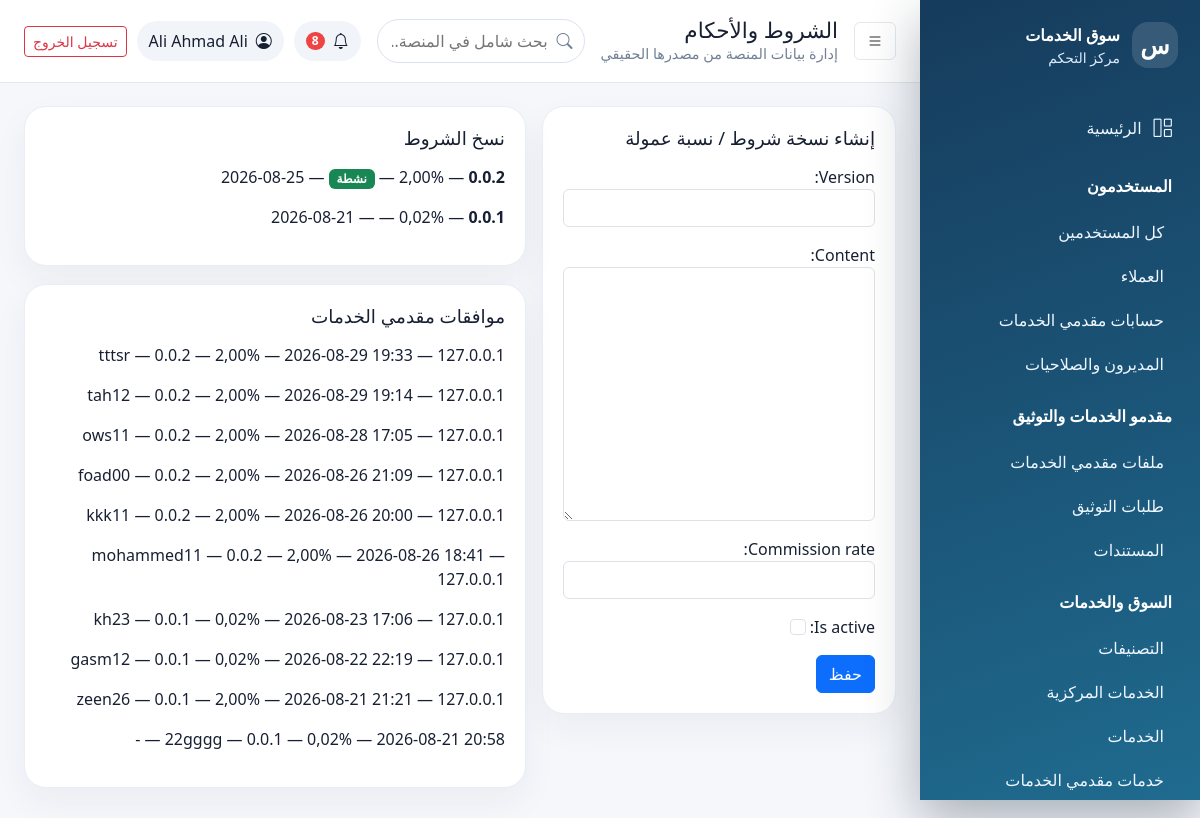
Screenshot of /dashboard/terms/ (signed in) with the database file from the repository.
### apps/accounts/models.py (models this page shows, shortened)
class User(AbstractUser):
    ROLE_CHOICES = (
        ('customer', 'عميل'),
        ('provider', 'مقدم خدمة'),
        ('admin', 'مدير'),
        ('super_admin', 'مدير عام'),
    )
    email = models.EmailField('البريد الإلكتروني', unique=True)
    role = models.CharField('الدور', max_length=20, choices=ROLE_CHOICES, default='customer')
    phone = models.CharField('رقم الجوال', max_length=20, blank=True)
    city = models.CharField('المدينة', max_length=100, blank=True)
    location_city = models.ForeignKey('core.City', on_delete=models.SET_NULL, null=True, blank=True, related_name='users', verbose_name='المدينة المختارة')
    location_district = models.ForeignKey('core.District', on_delete=models.SET_NULL, null=True, blank=True, related_name='users', verbose_name='المديرية المختارة')
    is_verified = models.BooleanField('حساب موثق', default=False)
    is_active = models.BooleanField('حساب نشط', default=True)
    created_at = models.DateTimeField('تاريخ الإنشاء', auto_now_add=True)
    updated_at = models.DateTimeField('تاريخ التحديث', auto_now=True)
    USERNAME_FIELD = 'username'
    REQUIRED_FIELDS = ['email']
    class Meta:
        verbose_name = 'مستخدم'
        verbose_name_plural = 'المستخدمون'
        ordering = ['-created_at']

### apps/core/models.py (models this page shows, shortened)
class TermsAndConditions(models.Model):
    version=models.CharField(max_length=30, unique=True)
    content=models.TextField()
    commission_rate=models.DecimalField(max_digits=5, decimal_places=2, validators=[MinValueValidator(0), MaxValueValidator(100)])
    is_active=models.BooleanField(default=False, db_index=True)
    published_at=models.DateTimeField(null=True, blank=True)
    created_at=models.DateTimeField(auto_now_add=True)
    class Meta:
        verbose_name='شروط وأحكام'; verbose_name_plural='الشروط والأحكام'
        permissions=[('manage_terms','Can manage terms')]

class TermsAcceptance(models.Model):
    user=models.ForeignKey(settings.AUTH_USER_MODEL,on_delete=models.CASCADE,related_name='terms_acceptances')
    terms=models.ForeignKey(TermsAndConditions,on_delete=models.PROTECT,related_name='acceptances')
    commission_rate=models.DecimalField(max_digits=5, decimal_places=2)
    accepted_at=models.DateTimeField(auto_now_add=True)
    ip_address=models.GenericIPAddressField(null=True, blank=True)
    class Meta:
        unique_together=[('user','terms')]

### apps/dashboard/views.py (the view)
# urls.py: path('terms/', views.terms_view, name='terms'), path('locations/cities/', views.cities, name='cities'), path('locations/districts/', views.districts, name='districts'),
@dashboard_required
def terms_view(request):
    if request.method=='POST':
        form=TermsForm(request.POST)
        if form.is_valid(): terms=form.save(); actions.audit(request,'terms_version_created',terms,new={'version':terms.version,'commission_rate':str(terms.commission_rate),'is_active':terms.is_active}); messages.success(request,'تم حفظ نسخة الشروط.'); return redirect('dashboard:settings' if request.path.endswith('/settings/') else 'dashboard:terms')
    else: form=TermsForm()
    return render(request,'dashboard/settings/terms.html',{**_common(request,'الشروط والأحكام'),'terms':TermsAndConditions.objects.order_by('-created_at'),'acceptances':TermsAcceptance.objects.select_related('user','terms').order_by('-accepted_at')[:100],'form':form})

### apps/dashboard/forms.py
class TermsForm(DashboardModelForm):
    class Meta: model = TermsAndConditions; fields = ['version','content','commission_rate','is_active']

### apps/core/context_processors.py (called while the page is built)
def maps_settings(request):
    return {'MAPS_API_KEY': settings.MAPS_API_KEY}

### apps/dashboard/permissions.py (called while the page is built)
def can_access_dashboard(user):
    return bool(user.is_authenticated and user.is_active and (user.is_staff or user.is_superuser or getattr(user, 'role', '') in {'admin', 'super_admin'}))

def dashboard_required(view_func):
    @wraps(view_func)
    def _wrapped(request, *args, **kwargs):
        if not request.user.is_authenticated:
            return redirect('dashboard:login')
        if not can_access_dashboard(request.user):
            raise PermissionDenied('ليست لديك صلاحية الدخول إلى لوحة التحكم.')
        return view_func(request, *args, **kwargs)
    return _wrapped

### apps/dashboard/views.py (called while the page is built)
def _common(request, title):
    unread = request.user.notifications.filter(is_read=False).count() if hasattr(request.user, 'notifications') else 0
    return {'page_title': title, 'unread_notifications': unread}

### apps/dashboard/templates/dashboard/settings/terms.html
{% extends 'dashboard/base.html' %}{% block content %}<div class="row g-3"><div class="col-lg-5"><div class="panel"><h2>إنشاء نسخة شروط / نسبة عمولة</h2><form method="post" data-confirm="حفظ نسخة جديدة؟">{% csrf_token %}{{ form.as_p }}<button class="btn btn-primary">حفظ</button></form></div></div><div class="col-lg-7"><div class="panel"><h2>نسخ الشروط</h2>{% for t in terms %}<p><b>{{ t.version }}</b> — {{ t.commission_rate }}% — {% if t.is_active %}<span class="badge text-bg-success">نشطة</span>{% endif %} — {{ t.published_at|date:'Y-m-d'|default:'مسودة' }}</p>{% empty %}{% include 'dashboard/partials/empty.html' %}{% endfor %}</div><div class="panel"><h2>موافقات مقدمي الخدمات</h2>{% for a in acceptances %}<p>{{ a.user.username }} — {{ a.terms.version }} — {{ a.commission_rate }}% — {{ a.accepted_at|date:'Y-m-d H:i' }} — {{ a.ip_address|default:'-' }}</p>{% empty %}{% include 'dashboard/partials/empty.html' %}{% endfor %}</div></div></div>{% endblock %}

### apps/dashboard/templates/dashboard/partials/header.html
<header class="dash-header"><button class="btn icon-btn" data-sidebar-toggle><i class="bi bi-list"></i></button><div><h1>{{ page_title }}</h1><p>إدارة بيانات المنصة من مصدرها الحقيقي</p></div><form class="global-search" action="{% url 'dashboard:global_search' %}" method="get"><label class="visually-hidden" for="dashboard-search">بحث شامل في المنصة</label><i class="bi bi-search"></i><input id="dashboard-search" name="q" value="{{ request.GET.q }}" minlength="2" placeholder="بحث شامل في المنصة..." autocomplete="off"></form><div class="header-actions"><span class="notif"><i class="bi bi-bell"></i>{% if unread_notifications %}<b>{{ unread_notifications }}</b>{% endif %}</span><div class="user-pill"><i class="bi bi-person-circle"></i><span>{{ request.user.get_full_name|default:request.user.username }}</span></div><a class="btn btn-outline-danger btn-sm" href="{% url 'accounts:logout' %}">تسجيل الخروج</a></div></header>

### apps/dashboard/static/dashboard/css/dashboard.css (style rules this page uses)
:root { --side:#163b5c;--side2:#1f6b8f;--bg:#f5f7fb;--card:#fff;--text:#172033;--muted:#718096;--primary:#2563eb }
body { font-family:Tajawal,system-ui,-apple-system,"Segoe UI",sans-serif;background:var(--bg);color:var(--text) }
.dash-header { height:82px;background:#fff;display:flex;align-items:center;gap:16px;padding:0 24px;box-shadow:0 1px 0 #e5e7eb;position:sticky;top:0;z-index:1000 }
.dash-header h1 { font-size:1.35rem;margin:0 }
.dash-header p { margin:0;color:var(--muted);font-size:.9rem }
.header-actions { margin-inline-start:auto;display:flex;align-items:center;gap:10px }
.icon-btn { border:1px solid #e5e7eb;background:#fff }
.user-pill,.notif { display:flex;align-items:center;gap:8px;background:#f1f5f9;border-radius:999px;padding:8px 12px }
.notif { position:relative }
.notif b { background:#ef4444;color:#fff;border-radius:99px;padding:0 6px;font-size:.75rem }
.stat-card,.panel,.table-card { background:var(--card);border:1px solid #e8eef6;border-radius:22px;box-shadow:0 14px 35px #1e293b0d }
.panel { padding:20px;margin-bottom:18px }
.panel h2 { font-size:1.15rem;margin-bottom:16px }
.global-search { position:relative;flex:1;max-width:420px;margin-inline-start:auto }
.global-search i { position:absolute;inset-inline-start:12px;top:50%;transform:translateY(-50%);color:var(--muted) }
.global-search input { width:100%;border:1px solid #dbe3ef;border-radius:999px;padding:9px 36px 9px 14px;outline:none }

### rows the page displays
User: user.get_full_name "Ali Ahmad Ali"
TermsAndConditions: version "0.0.2", commission_rate "2,00", is_active "نشطة", published_at "2026-08-25"
TermsAndConditions: version "0.0.1", commission_rate "0,02", published_at "2026-08-21"
TermsAcceptance: user.username "tttsr", terms.version "0.0.2", commission_rate "2,00", accepted_at "2026-08-29 19:33", ip_address "127.0.0.1"
TermsAcceptance: user.username "tah12", terms.version "0.0.2", commission_rate "2,00", accepted_at "2026-08-29 19:14", ip_address "127.0.0.1"
TermsAcceptance: user.username "ows11", terms.version "0.0.2", commission_rate "2,00", accepted_at "2026-08-28 17:05", ip_address "127.0.0.1"
TermsAcceptance: user.username "foad00", terms.version "0.0.2", commission_rate "2,00", accepted_at "2026-08-26 21:09", ip_address "127.0.0.1"
TermsAcceptance: user.username "kkk11", terms.version "0.0.2", commission_rate "2,00", accepted_at "2026-08-26 20:00", ip_address "127.0.0.1"
TermsAcceptance: user.username "mohammed11", terms.version "0.0.2", commission_rate "2,00", accepted_at "2026-08-26 18:41", ip_address "127.0.0.1"
TermsAcceptance: user.username "kh23", terms.version "0.0.1", commission_rate "0,02", accepted_at "2026-08-23 17:06", ip_address "127.0.0.1"
TermsAcceptance: user.username "gasm12", terms.version "0.0.1", commission_rate "0,02", accepted_at "2026-08-22 22:19", ip_address "127.0.0.1"
TermsAcceptance: user.username "zeen26", terms.version "0.0.1", commission_rate "2,00", accepted_at "2026-08-21 21:21", ip_address "127.0.0.1"
TermsAcceptance: user.username "22gggg", terms.version "0.0.1", commission_rate "0,02", ip_address "-"

### other values shown
{{ page_title }} "الشروط والأحكام"
{{ unread_notifications }} "8"
